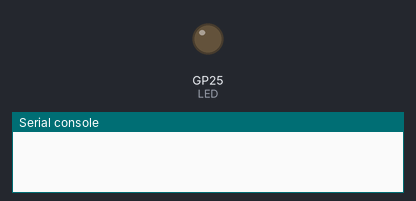
This program was run on a simulated Raspberry Pi Pico running MicroPython. On the bench: output pins drawn as LEDs (lit = HIGH), the last lines printed to the serial console. WiFi joins after 1.5 s; web requests get an empty 200 reply after 0.4 s. At 1.9 s the program stops and its outputs stay as they are.

Above: at 0.3 s.
At 1.6 s:
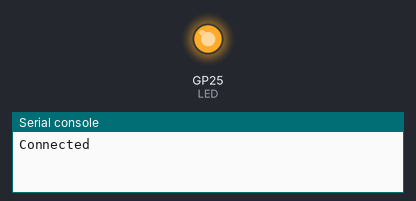
Timing chart, 0 to 3.1 s (numbered marks = the images above):
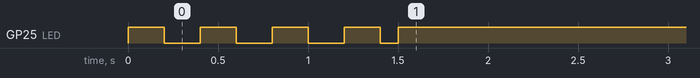

Measured:
- by itself, GP25 (LED): goes 3 × (HIGH 0.20 s, LOW 0.20 s), HIGH 0.20 s, LOW 0.10 s, then HIGH

The program:

client.py
```python
import network
import socket
from machine import Pin, Timer
from time import sleep_ms

def setup(country, ssid, key):
    rp2.country(country)
    wifi=network.WLAN(network.STA_IF)
    wifi.active(True)
    wifi.disconnect()
    LED=Pin("LED", Pin.OUT)
    LED.high()
    timeout=20000
    wifi.connect(ssid,key)
    timer=Timer()
    timer.init(period=200, mode=Timer.PERIODIC,
                            callback=lambda t:LED.toggle())
    s=0
    while timeout>0:
        s=wifi.status()
        if s==3 or s<0:
            break
        sleep_ms(100)
        timeout=timeout-100

    if(s<2):
        timer.init(period=1000, mode=Timer.PERIODIC,
                            callback=lambda t:LED.toggle())
    else:
        timer.deinit()
        LED.high()
    return wifi

wifi=setup("country", "ssid", "key")
print("Connected")
ai = socket.getaddrinfo("www.example.com", 80,socket.AF_INET)
addr = ai[0][-1]
s = socket.socket(socket.AF_INET)
s.connect(addr)

request = b"GET /index.html HTTP/1.1\r\nHost:example.org\r\n\r\n"
s.send(request)
print(s.recv(512).decode("utf-8"))
```
